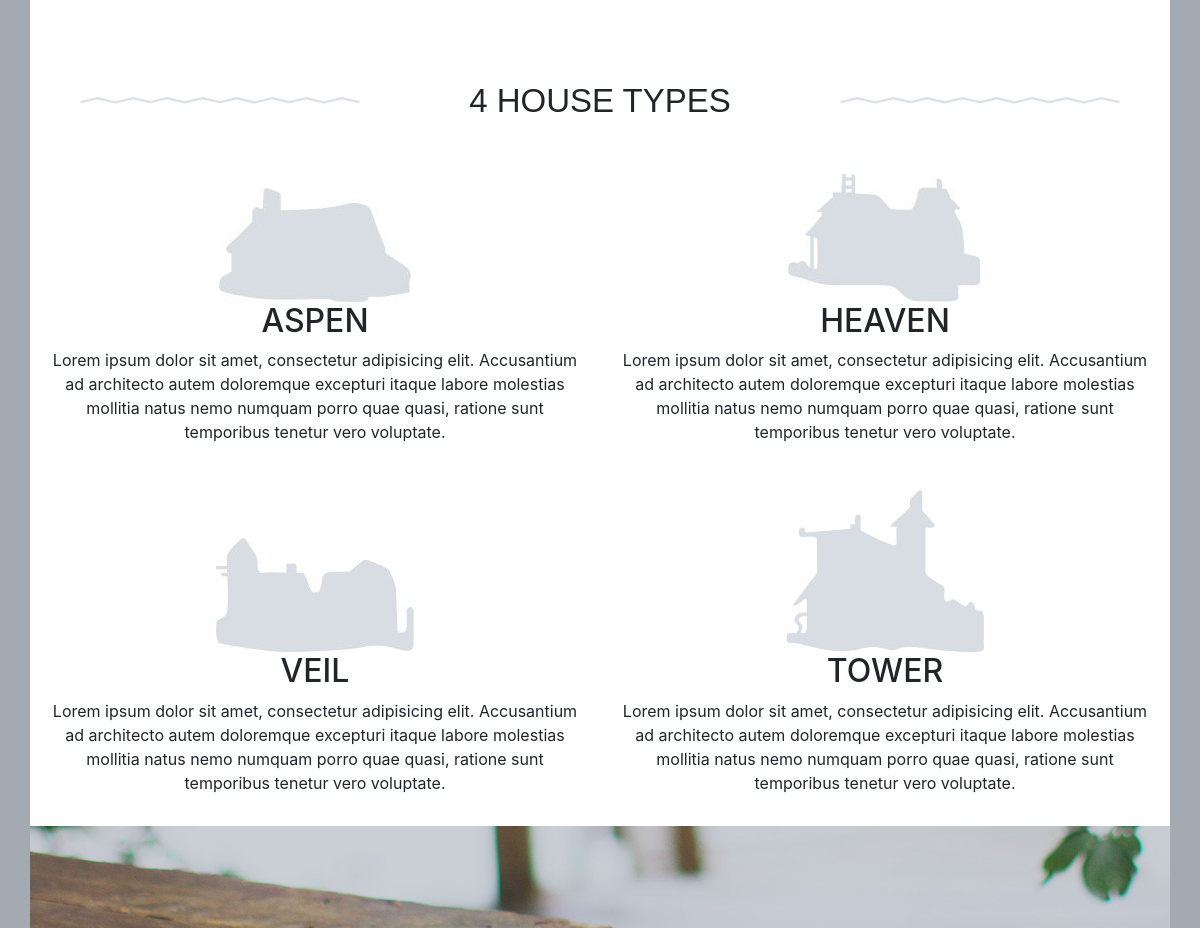
The app's page / (middle part), older data.
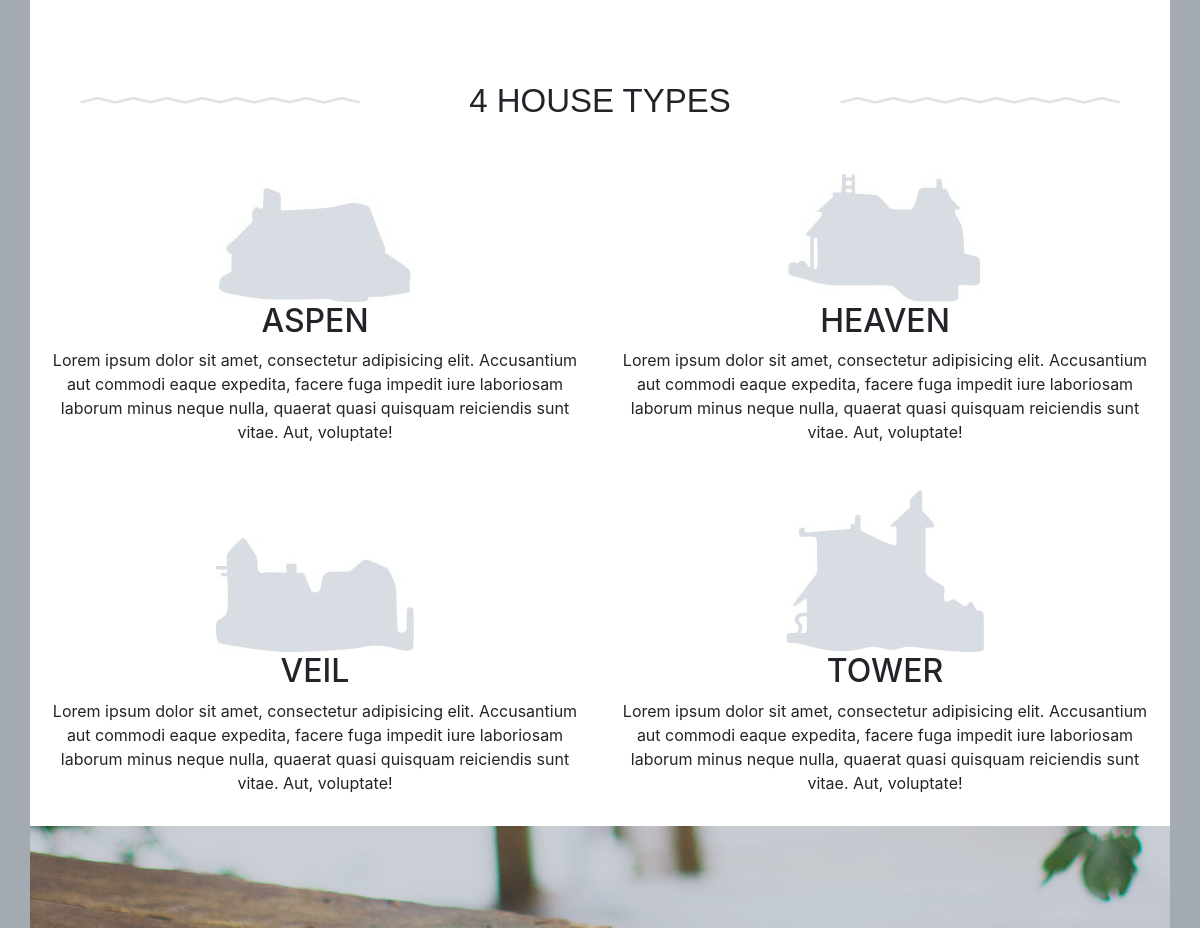
The same page, newer data.
### mainapp/models.py (models this page shows, shortened)
class Category(models.Model):
    name = models.CharField(max_length=32, unique=True, verbose_name='Категория')
    info = models.TextField(verbose_name='Описание категории')
    price = models.PositiveIntegerField(verbose_name='Цена от')
    img = models.ImageField(upload_to='categories/%Y/%m/%d', verbose_name='Картинка категории')

### mainapp/views.py (the view)
# urls.py: path('', main_view, name='main'),
def main_view(request):
    typesItem = Category.objects.all()
    len_items = len(typesItem)
    return render(request, 'mainapp/index.html',  {'typeItems': typesItem, 'len_items': len_items})

### mainapp/templates/mainapp/index.html (shortened to what this page needs)
{% extends 'mainapp/base.html' %}
{% load static %}
{% block content %}
    <div class="content">
        <div class="types">
            <div class="typesHeader row justify-content-between">
                <div class="headerTy col-4 d-flex justify-content-center align-items-center">
                    <img class="d-flex" src={% static  "images/Group-left.png"%} alt="leftPic">
                </div>
                <div class="headerTyp col-4 d-flex justify-content-center align-items-center text-center">{{ len_items }} house types</div>
                <div class="headerTy col-4 d-flex justify-content-center align-items-center">
                    <img class="d-flex" src={% static "images/Group-right.png" %} alt="rightPic">
                </div>
            </div>
            <div class="typeItems row">
                {% for item in typeItems %}
                    <div class="typeItem col-md-6 col-12 text-center">
                        <img src={{ item.img.url }} alt="1">
                        <h2>{{ item.name }}</h2>
                        <p class="d-none d-lg-block">{{ item.info }}</p>
                    </div>
                {% endfor %}
            </div>
        </div>
        <div class="about text-center d-flex justify-content-center">
        </div>
    </div>
{% endblock %}

Row changes from the older to the newer data that the page shows:
changed Category "ASPEN": info "…consectetur adipisicing elit. Accusantium ad architecto autem doloremque excepturi itaque labore molestias mollitia natus nemo numquam porro quae quasi, ratione sunt temporibus tenetur vero voluptate." → "…consectetur adipisicing elit. Accusantium aut commodi eaque expedita, facere fuga impedit iure laboriosam laborum minus neque nulla, quaerat quasi quisquam reiciendis sunt vitae. Aut, voluptate!"
changed Category "HEAVEN": info "…consectetur adipisicing elit. Accusantium ad architecto autem doloremque excepturi itaque labore molestias mollitia natus nemo numquam porro quae quasi, ratione sunt temporibus tenetur vero voluptate." → "…consectetur adipisicing elit. Accusantium aut commodi eaque expedita, facere fuga impedit iure laboriosam laborum minus neque nulla, quaerat quasi quisquam reiciendis sunt vitae. Aut, voluptate!"
changed Category "VEIL": info "…consectetur adipisicing elit. Accusantium ad architecto autem doloremque excepturi itaque labore molestias mollitia natus nemo numquam porro quae quasi, ratione sunt temporibus tenetur vero voluptate." → "…consectetur adipisicing elit. Accusantium aut commodi eaque expedita, facere fuga impedit iure laboriosam laborum minus neque nulla, quaerat quasi quisquam reiciendis sunt vitae. Aut, voluptate!"
changed Category "TOWER": info "…consectetur adipisicing elit. Accusantium ad architecto autem doloremque excepturi itaque labore molestias mollitia natus nemo numquam porro quae quasi, ratione sunt temporibus tenetur vero voluptate." → "…consectetur adipisicing elit. Accusantium aut commodi eaque expedita, facere fuga impedit iure laboriosam laborum minus neque nulla, quaerat quasi quisquam reiciendis sunt vitae. Aut, voluptate!"
